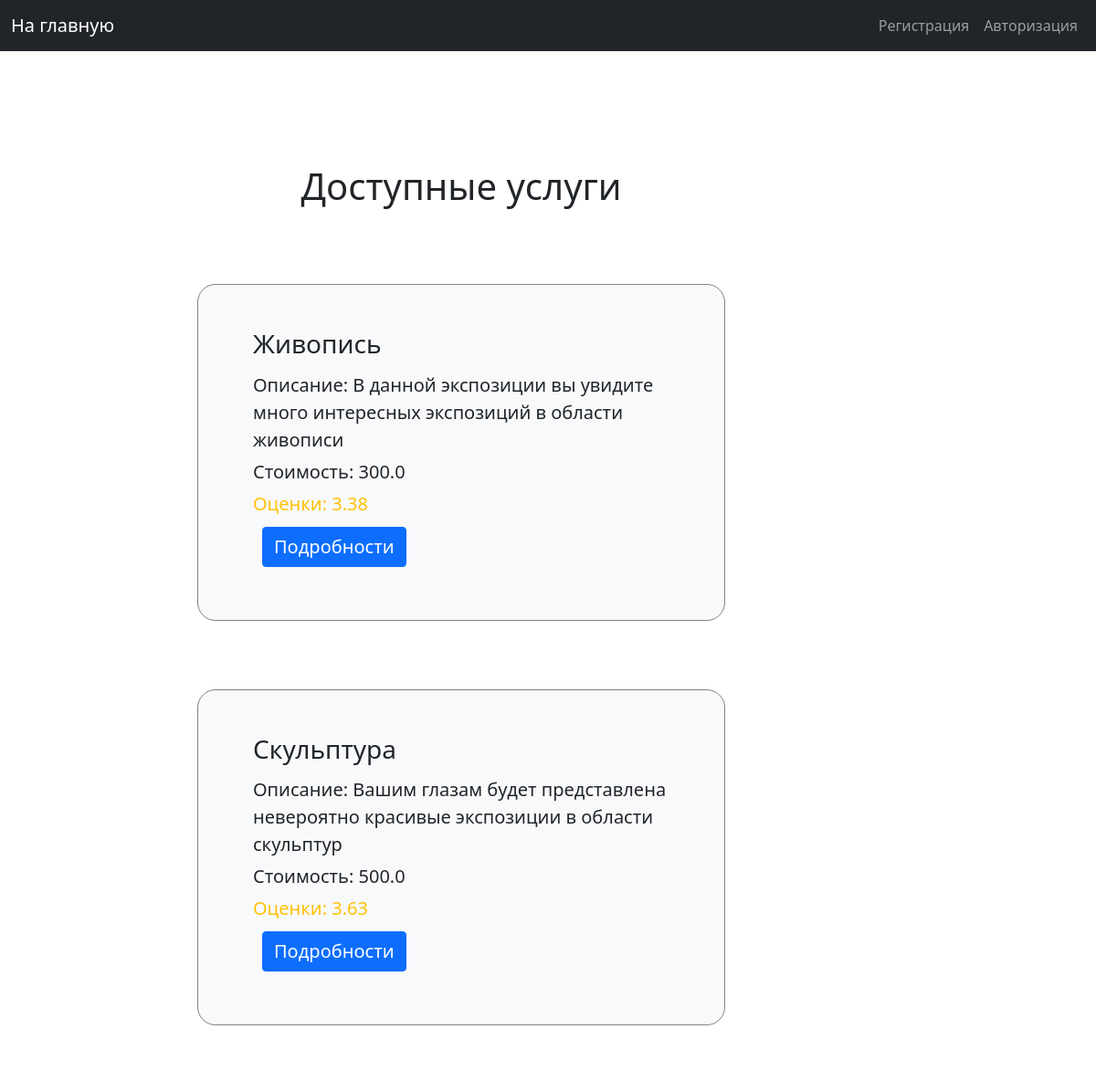
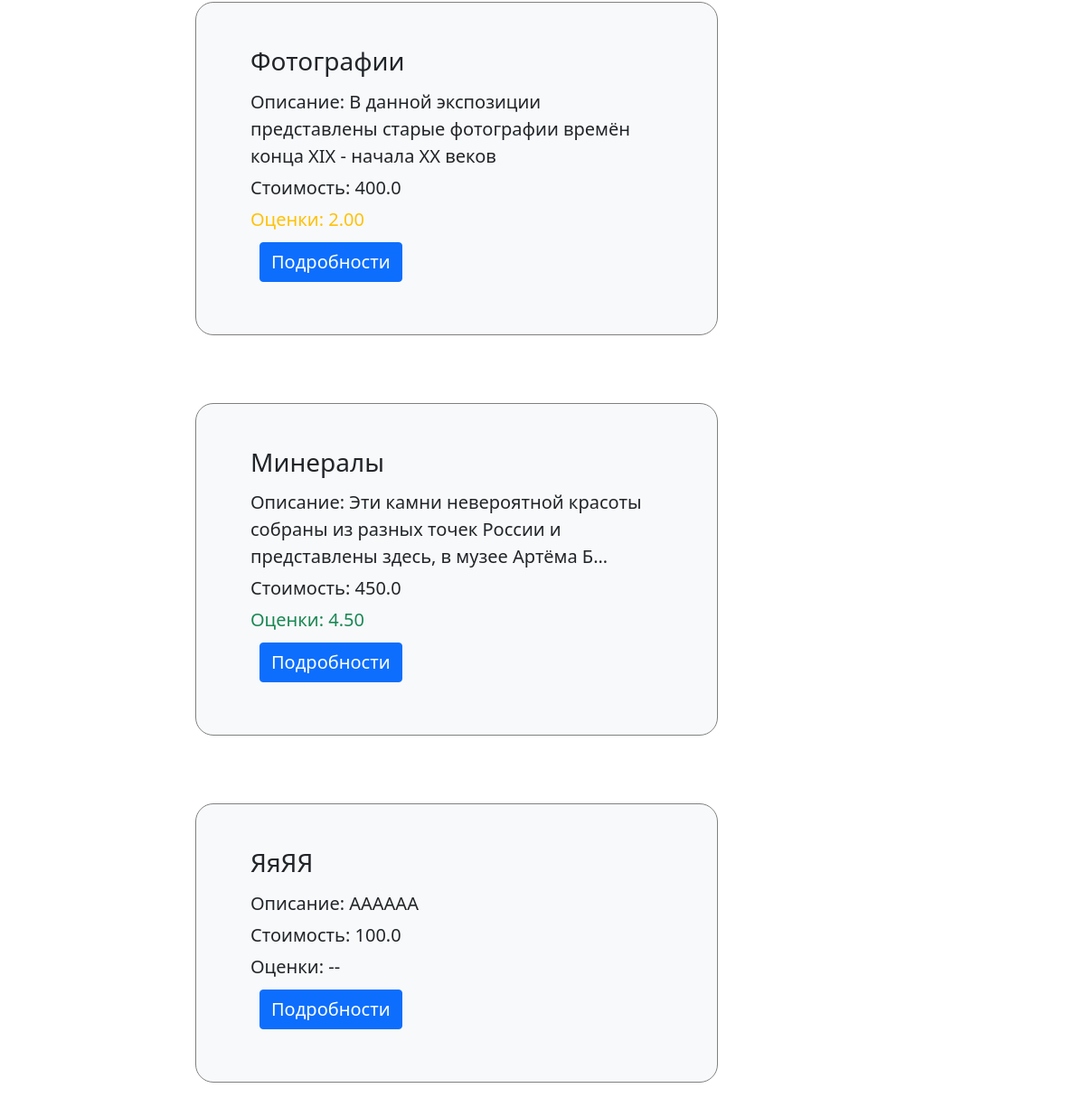
The page / on the database its author committed (2 pictures, top to bottom).
### musem/models.py (models this page shows, shortened)
class Service(models.Model):
    service_id = models.IntegerField(primary_key=True)
    name = models.CharField(max_length=50, default='title')
    description = models.TextField(default='description to service')
    cost = models.FloatField(default=0.0)
    is_activate = models.IntegerField(default=1)
    class Meta:
        verbose_name = "Service"
        verbose_name_plural = "Service in this museum"

### musem/views.py (the view)
# urls.py: path('', my_first_view, name="main_page"),
def my_first_view(request):
    table = Service.objects.raw(
        raw_query="SELECT ms.service_id, ms.name, ms.description, ms.cost, (SELECT AVG(mark) FROM musem_rating mr "
                  "WHERE mr.service_id=ms.service_id AND mr.is_activate = 1) as rating "
                  "FROM musem_service ms WHERE is_activate = 1"
    )
    return render(request, 'client_pages/main_page.html', {
        'title_page': "Добро пожаловать, ",
        'hide_nav_bar': 0,
        'table': table,
        'is_description': 0,
        'is_administrative_zone': 0
    })

### templates/client_pages/main_page.html (shortened to what this page needs)
{% extends 'include/base.html' %}
{% load static %}
{% block content %}
    <div class="container">
        <div class="row">
            <div><h2 class="title">Доступные услуги</h2></div>
            <div class="col-12">
                {% for service in table %}
                    {% include 'client_pages/../include/museum_service.html' %}
                {% endfor %}
            </div>
        </div>
    </div>
{% endblock content %}

### templates/include/museum_service.html (shortened to what this page needs)
{% load static %}
<div class="bg-light p-5 row service">
    <h3>{{ service.name }}</h3>
    {% if is_description %}
        <div class="text_to_list_services">Описание: {{ service.description }}</div>
    {% else %}
        <div class="text_to_list_services">Описание: {{ service.description|truncatechars:100 }}</div>
    {% endif %}
    <div class="text_to_list_services">Стоимость: {{ service.cost }}</div>
    {% if service.rating == None %}
        <div class="text_to_list_services">Оценки: --</div>
    {% else %}
        {% if service.rating >= 4 %}
            <div class="text-success text_to_list_services">Оценки: {{ service.rating|floatformat:2 }}</div>
        {% elif service.rating >= 2 %}
            <div class="text-warning text_to_list_services">Оценки: {{ service.rating|floatformat:2 }}</div>
        {% else %}
            <div class="text-danger text_to_list_services">Оценки: {{ service.rating|floatformat:2 }}</div>
        {% endif %}
    {% endif %}
    {% if is_description == 0 %}
        <div>
            <a class="btn btn-primary text_button"
                href="{% url 'client_service_description' service_id=service.service_id type_sort='negative' %}">Подробности</a>
        </div>
    {% endif %}
</div>

### static/css/my_styles.css (style rules this page uses)
.title { font-size: 40px; text-align: center; }
.text_button { font-size: 20px; margin: 10px; }
.service { border: 1px gray solid; border-radius: 20px; margin: 75px 150px 75px 150px; }
.text_to_list_services { font-size: 20px; padding-top: 5px; }

### rows shown on the page
Service: name "Живопись", description "В данной экспозиции вы увидите много интересных экспозиций в области живописи", cost "300.0", rating "3.38"
Service: name "Скульптура", description "Вашим глазам будет представлена невероятно красивые экспозиции в области скульптур", cost "500.0", rating "3.63"
Service: name "Фотографии", description "В данной экспозиции представлены старые фотографии времён конца XIX - начала XX веков", cost "400.0", rating "2.00"
Service: name "Минералы", description "Эти камни невероятной красоты собраны из разных точек России и представлены здесь, в музее Артёма Б…", cost "450.0", rating "4.50"
Service: name "ЯяЯЯ", description "АААААА", cost "100.0", shows "Оценки: --"
